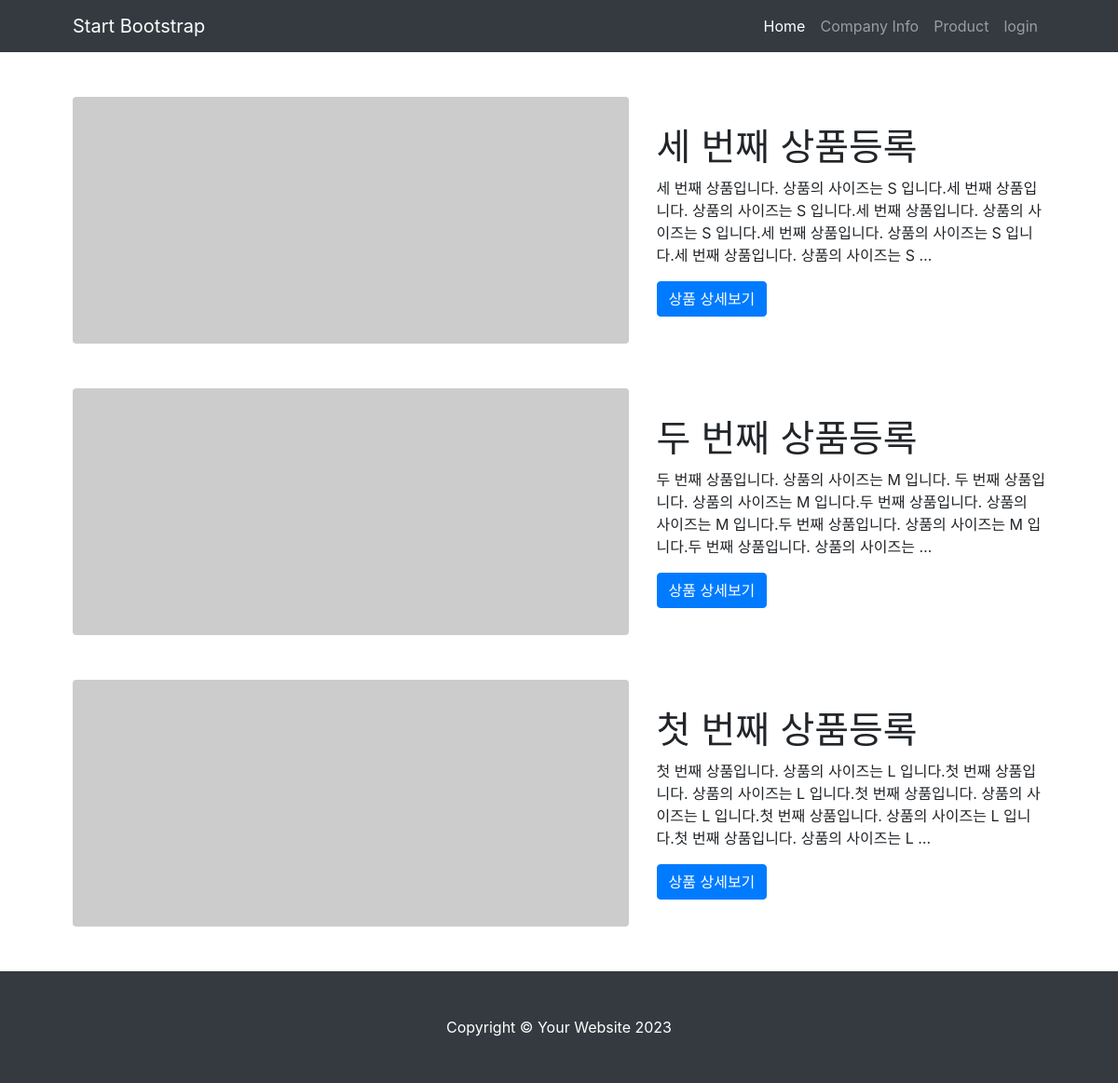
Page /promote/ on the committed database.
### promote/models.py (models this page shows, shortened)
class MainContent(models.Model):
    title = models.CharField(max_length=200)
    content = models.TextField()
    pub_date = models.DateTimeField('date_published')

### promote/views.py (the view)
# urls.py: path('', views.index), # /promote 로 promote/views.py의 index() 연결
def index(request):
    content_list = MainContent.objects.order_by('-pub_date') # 역순 정렬(가장 최신 콘텐츠를 상단에 노출)
    context = {'content_list': content_list}
    return render(request, 'promote/content_list.html', context)

### templates/promote/content_list.html
{% extends 'base.html'%}
{% load static %}
{% block content %}
{% if content_list %}
    {% for content in content_list %}
        <div class="container px-4 px-lg-5">
            <div class="row gx-4 gx-lg-5 align-items-center my-5">
                <div class="col-lg-7"><img class="img-fluid rounded mb-4 mb-lg-0" src="https://dummyimage.com/900x400/dee2e6/6c757d.jpg" alt="..." /></div>
                <div class="col-lg-5">
                    <h1 class="font-weight-light"><a href="{% url 'detail' content.id %}"></a>{{content.title}}</h1>
                    <p>{{content.content | truncatewords:30 }}</p>
                    <a class="btn btn-primary" href="{% url 'detail' content.id %}">상품 상세보기</a>
                </div>
            </div>
        </div>
    {% endfor %}
{% else %}
    <p>content가 없습니다.</p>
{% endif %}
{% endblock %}

### rows in the picture
MainContent: title "세 번째 상품등록", content "세 번째 상품입니다. 상품의 사이즈는 S 입니다.세 번째 상품입니다. 상품의 사이즈는 S 입니다.세 번째 상품입니다. 상품의 사이즈는 S 입니다.세 번째 상품입니다. 상품의 사이즈는 S 입니다.세 번째 상품입니다. 상품의 사이즈는 S …"
MainContent: title "두 번째 상품등록", content "두 번째 상품입니다. 상품의 사이즈는 M 입니다. 두 번째 상품입니다. 상품의 사이즈는 M 입니다.두 번째 상품입니다. 상품의 사이즈는 M 입니다.두 번째 상품입니다. 상품의 사이즈는 M 입니다.두 번째 상품입니다. 상품의 사이즈는 …"
MainContent: title "첫 번째 상품등록", content "첫 번째 상품입니다. 상품의 사이즈는 L 입니다.첫 번째 상품입니다. 상품의 사이즈는 L 입니다.첫 번째 상품입니다. 상품의 사이즈는 L 입니다.첫 번째 상품입니다. 상품의 사이즈는 L 입니다.첫 번째 상품입니다. 상품의 사이즈는 L …"
